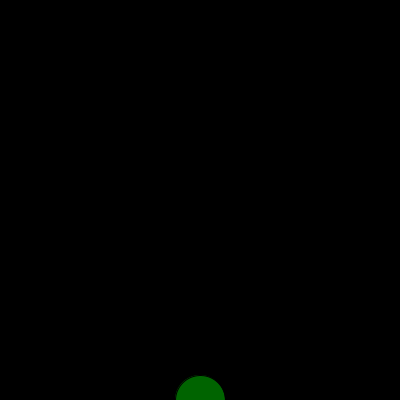
Frame 1 (no input)
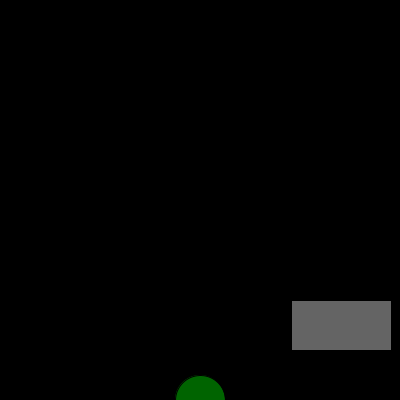
Frame 60 (the mouse pressed at the canvas centre just before this capture)
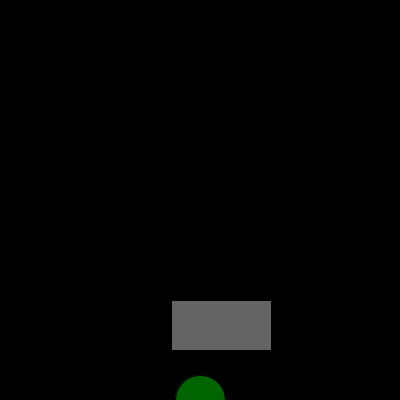
Frame 120 (the mouse held since frame 60 and released just before this capture)

The Processing sketch that drew these frames (run headless with seeded random() and noise(); from frame 60 on, the mouse is pressed at the canvas centre):

// Processing sketch: froggy
// ── froggy.pde
int frogx = 200;
int frogy = 400;
int carx = 405;
int cary = 300;
int carspeed = 2;
void setup() {
  size(400, 400);
}

void draw() {
  background(0, 0, 0); 
  fill(0, 100, 0);
  ellipse(frogx, frogy, 50, 50);
  if (frogx > 400 || frogx < 0 || frogy > 400 || frogy < 0) {
    frogx = 150;
    frogy = 300;
  }
  car();
}

void keyPressed() {
  if (key == CODED) {
    if (keyCode == UP)
    {
      frogy = frogy - 75;
      //Frog Y position goes up
    } else if (keyCode == DOWN)
    {
      frogy = frogy + 75;
      //Frog Y position goes down
    } else if (keyCode == RIGHT)
    {
      frogx = frogx + 75;
      //Frog X position goes right
    } else if (keyCode == LEFT)
    {
      frogx = frogx - 75;
      //Frog X position goes left
    }
  }
}

void car() {
  fill(100, 100, 100);
  rect(carx, cary, 100, 50);
  carx = carx + carspeed;
  if (carx > 400) {
    carspeed = -2;
  }
  if (carx < -100) {
    carspeed = 2;
  }
}

void carDisplay() 
{
  fill(0, 255, 0);
  rect(carx, cary, 100, 50);
}
// ── Car.pde
public class Car {
  int carx;
  int cary;
  int carspeed;

  public Car(int carx, int cary, int carspeed) {
    this.carx = carx;
    this.cary = cary;
    this.carspeed = carspeed;
  }

  void carUpdate() {
    fill(100, 100, 100);
    rect(carx, cary, 50, 20);
    carx = carx + carspeed;
    if (carx > 400) {
      carspeed = carspeed * -1;
    }
    if (carx < -110) {
      carspeed = carspeed * -1;
    }
  }

  int getX() {
    return carx;
  }
  int getY() {
    return cary;
  }
  int getSize() {
    return carx;
  }
  void intersects(int frogy, int frogx) {
    if ((frogy >= getY() && frogy <= getY()+20) && (frogx >= getX() && frogx <= getX()+50)) {
      delay(1000);
      System.exit(0);
    }
  }
}
